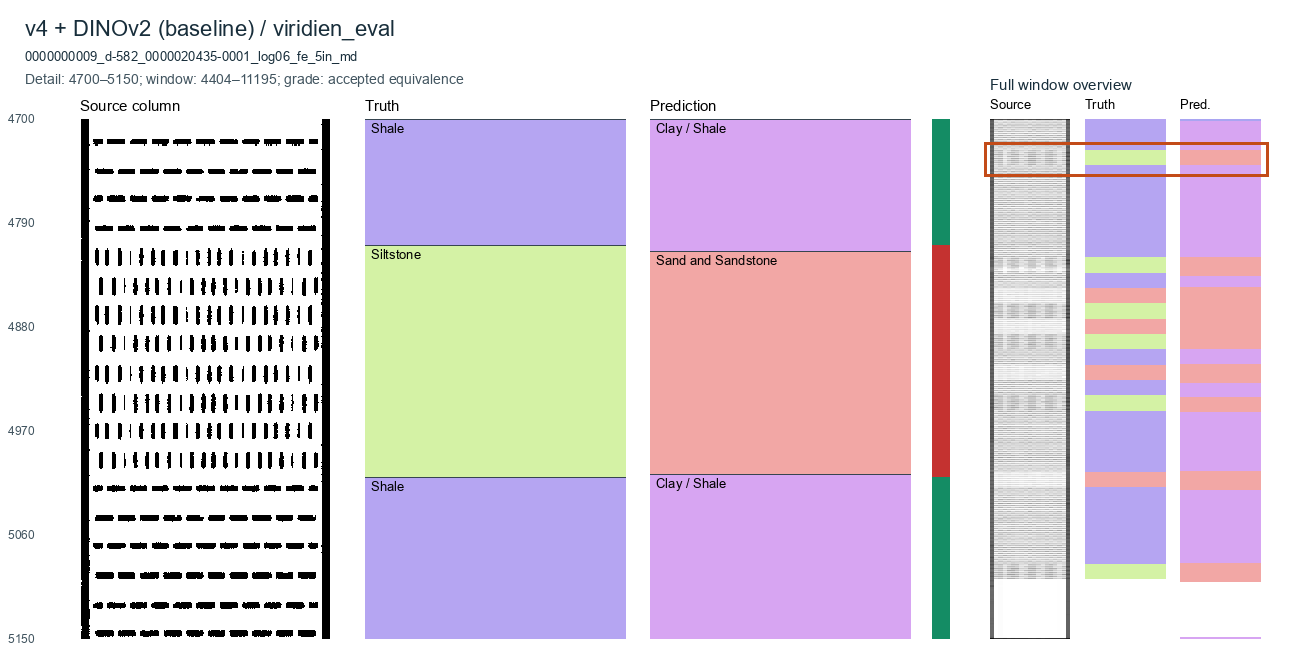
#> input picture workspace/viridien/bakeoff/report/scoreboard_1108/images/log06_baseline_accepted_4700_5150.png, 1300 x 660 px
$ python -i inventory.py   (imports and definitions only)   (older library calls are emulated)
#> lines starting #> are read from the running program, lines starting #| are printed output that depends on the picture; after the words box and inside, x2 and y2 are one past the last pixel; in counts of white or black regions, pixels touching at a corner belong together
#> further down, picture is the input picture: PIL image 1300x660 RGB; mean R, G, B 222.7, 210.6, 221.9
"""Read image data only. Run with python -I and explicit root paths."""
import argparse
import csv
import json
import os
from collections import Counter, defaultdict
from pathlib import Path

os.environ['OMP_NUM_THREADS'] = '3'
import cv2
import numpy as np
from PIL import Image, ImageDraw, ImageOps

Image.MAX_IMAGE_PIXELS = None
# [1 line not run here, left out]


def features(im):
    im = im.convert('RGB')
    im.thumbnail((400, 700))
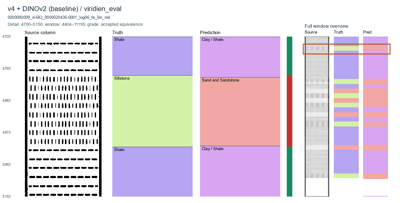
#> im: PIL image 400x203 RGB; mean R, G, B 222.4, 210.3, 221.6
    a = np.asarray(im)
    g = cv2.cvtColor(a, cv2.COLOR_RGB2GRAY)
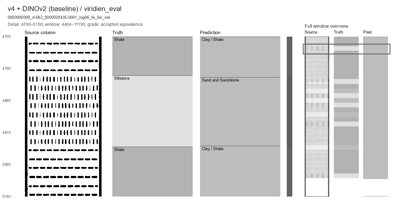
#> g: shape (203, 400); min 0, max 255, mean 215.2
    hsv = cv2.cvtColor(a, cv2.COLOR_RGB2HSV)
#> hsv: shape (203, 400, 3); mean H, S, V 39.8, 35.3, 235.7
    ink = (g < 190).astype(np.uint8)
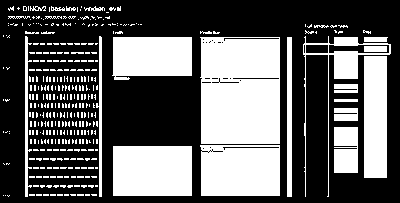
#> ink: shape (203, 400); values 0 (black) and 1 (white), 37.6% white; 367 white regions (341 under 20 px), largest, box (x1, y1, x2, y2) and area: (200, 37, 280, 144) 8283, (113, 146, 192, 196) 3950, (200, 145, 280, 196) 3948
    vert = cv2.morphologyEx(ink, cv2.MORPH_OPEN, np.ones((max(12, len(g)//8), 1), np.uint8))
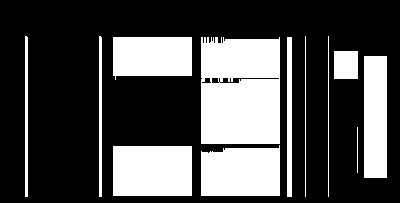
#> vert: shape (203, 400); values 0 (black) and 1 (white), 30.1% white; 12 white regions, largest, box (x1, y1, x2, y2) and area: (201, 37, 280, 144) 8110, (113, 146, 192, 196) 3950, (201, 145, 280, 196) 3707
    hor = cv2.morphologyEx(ink, cv2.MORPH_OPEN, np.ones((1, max(12, g.shape[1]//8)), np.uint8))
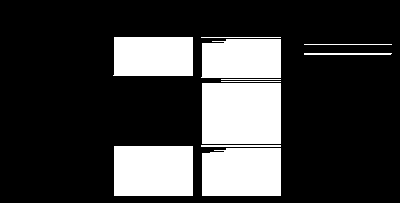
#> hor: shape (203, 400); values 0 (black) and 1 (white), 23.6% white; 11 white regions, largest, box (x1, y1, x2, y2) and area: (202, 83, 281, 144) 4819, (114, 146, 193, 196) 3950, (202, 148, 281, 196) 3702
    bins = cv2.resize(g, (32, 32), interpolation=cv2.INTER_AREA).astype(np.float32)
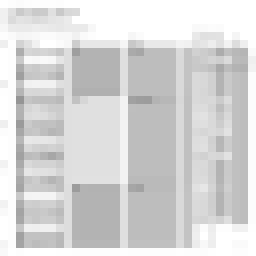
#> bins: shape (32, 32) float32 (shown 8 times larger); min 149, max 255, mean 215.2
    dct = cv2.dct(bins)[:8, :8]
    bits = dct > np.median(dct.flatten()[1:])
    return dict(ink=float(ink.mean()), colour=float((hsv[:,:,1] > 50).mean()),
                saturation=float(hsv[:,:,1].mean()/255), binary=float(((g<20)|(g>235)).mean()),
                vertical=float(vert.mean()), horizontal=float(hor.mean()),
                hatch=float(np.mean(cv2.Canny(g,80,160)>0)),
                sharpness=float(cv2.Laplacian(g,cv2.CV_32F).var()),
                phash=f'{sum(int(v)<<i for i,v in enumerate(bits.flat)):016x}')


# [79 lines left out: functions sheets, main, not called in this run]


# [1 line not run here, left out]

>>> from PIL import Image
>>> picture = Image.open('../../../report/scoreboard_1108/images/log06_baseline_accepted_4700_5150.png')
>>> result = features(picture)
#> result = 9 items

$ run again, on workspace/viridien/bakeoff/report/scoreboard_1108/images/s19_combine_1.png
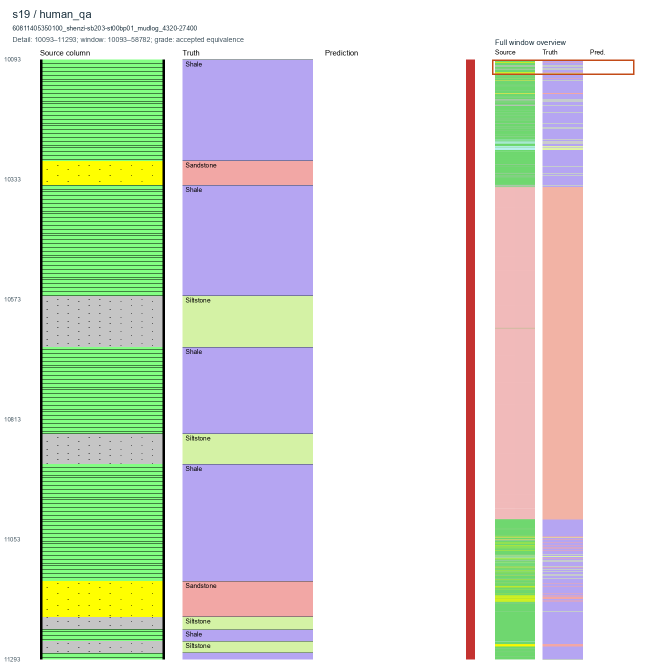
#> input picture workspace/viridien/bakeoff/report/scoreboard_1108/images/s19_combine_1.png, 1300 x 1340 px (shown at 1/2 size)
#> picture is the input picture: PIL image 1300x1340 RGB; mean R, G, B 215.8, 222.5, 211.4
#> hsv: shape (412, 400, 3); mean H, S, V 33.1, 45.6, 240.5
#> in features, `ink = (g < 190).astype(np.uint8)`:
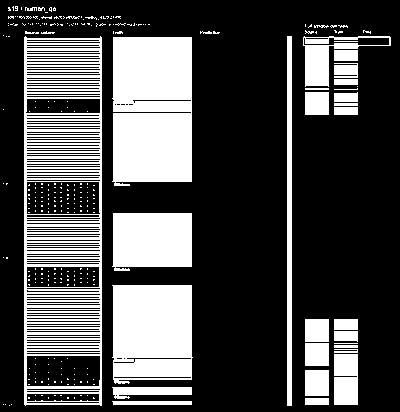
#> ink: shape (412, 400); values 0 (black) and 1 (white), 29.3% white; 304 white regions (270 under 20 px), largest, box (x1, y1, x2, y2) and area: (24, 36, 102, 406) 14291, (112, 37, 192, 186) 11344, (112, 285, 193, 384) 7380
#> vert: shape (412, 400); values 0 (black) and 1 (white), 14.8% white; 7 white regions, largest, box (x1, y1, x2, y2) and area: (113, 37, 192, 186) 10561, (113, 285, 192, 380) 5817, (113, 213, 192, 271) 4270
#> hor: shape (412, 400); values 0 (black) and 1 (white), 22.5% white; 111 white regions, largest, box (x1, y1, x2, y2) and area: (113, 285, 194, 358) 5770, (113, 113, 193, 182) 5452, (113, 37, 193, 100) 4978
#> in features, `bins = cv2.resize(g, (32, 32), interpolation=cv2.INTER_AREA).astype(np..`:
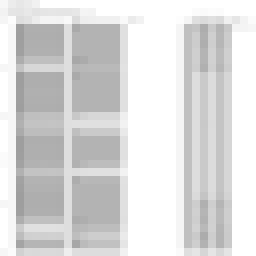
#> bins: shape (32, 32) float32 (shown 8 times larger); min 158, max 255, mean 219
#> result = 9 items

$ run again, on workspace/viridien/bakeoff/report/scoreboard_1108/images/s19_combine_2.png
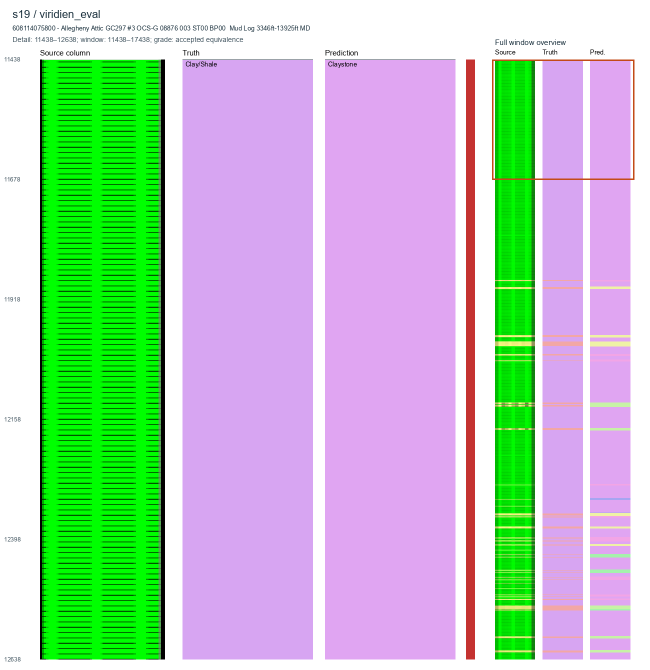
#> input picture workspace/viridien/bakeoff/report/scoreboard_1108/images/s19_combine_2.png, 1300 x 1340 px (shown at 1/2 size)
#> picture is the input picture: PIL image 1300x1340 RGB; mean R, G, B 180.1, 201.1, 187.6
#> hsv: shape (412, 400, 3); mean H, S, V 82.9, 96.1, 238.5
#> in features, `ink = (g < 190).astype(np.uint8)`:
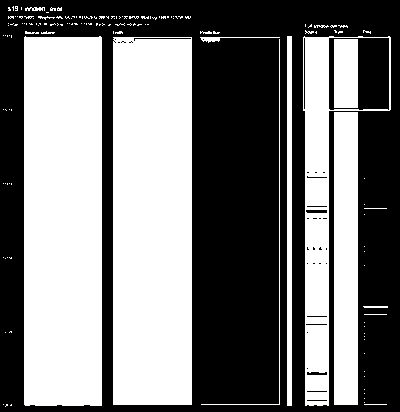
#> ink: shape (412, 400); values 0 (black) and 1 (white), 47.8% white; 148 white regions (130 under 20 px), largest, box (x1, y1, x2, y2) and area: (113, 37, 192, 405) 28997, (24, 36, 102, 406) 28768, (303, 36, 391, 406) 8976
#> vert: shape (412, 400); values 0 (black) and 1 (white), 45.3% white; 9 white regions, largest, box (x1, y1, x2, y2) and area: (113, 37, 192, 405) 28878, (24, 36, 102, 406) 28768, (334, 112, 358, 405) 7032
#> hor: shape (412, 400); values 0 (black) and 1 (white), 35.2% white; 7 white regions, largest, box (x1, y1, x2, y2) and area: (114, 39, 193, 405) 28831, (25, 37, 103, 405) 28704, (304, 37, 392, 38) 88
#> in features, `bins = cv2.resize(g, (32, 32), interpolation=cv2.INTER_AREA).astype(np..`:
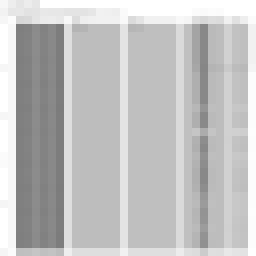
#> bins: shape (32, 32) float32 (shown 8 times larger); min 124, max 255, mean 193
#> result = 9 items

$ run again, on workspace/viridien/bakeoff/report/scoreboard_1108/images/s19_combine_3.png
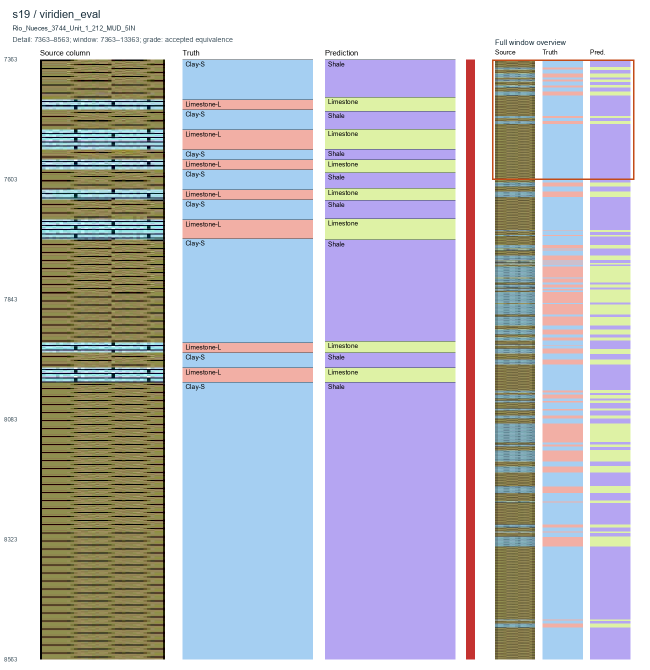
#> input picture workspace/viridien/bakeoff/report/scoreboard_1108/images/s19_combine_3.png, 1300 x 1340 px (shown at 1/2 size)
#> picture is the input picture: PIL image 1300x1340 RGB; mean R, G, B 189.9, 191, 199.5
#> hsv: shape (412, 400, 3); mean H, S, V 57.7, 63.6, 218.2
#> in features, `ink = (g < 190).astype(np.uint8)`:
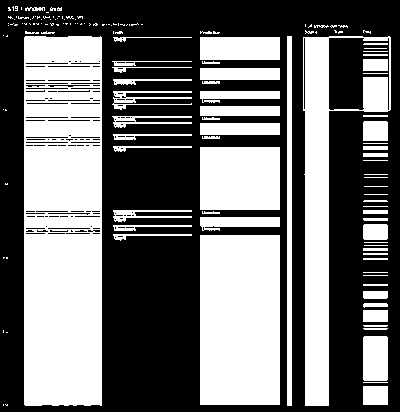
#> ink: shape (412, 400); values 0 (black) and 1 (white), 43.9% white; 152 white regions (83 under 20 px), largest, box (x1, y1, x2, y2) and area: (24, 36, 102, 406) 27320, (200, 235, 280, 405) 13600, (303, 36, 391, 406) 10185
#> vert: shape (412, 400); values 0 (black) and 1 (white), 29.5% white; 7 white regions, largest, box (x1, y1, x2, y2) and area: (24, 36, 102, 406) 19053, (200, 235, 280, 405) 13600, (305, 37, 329, 406) 8856
#> hor: shape (412, 400); values 0 (black) and 1 (white), 32.3% white; 51 white regions, largest, box (x1, y1, x2, y2) and area: (201, 235, 281, 405) 13600, (25, 234, 103, 405) 13338, (25, 146, 103, 211) 5070
#> in features, `bins = cv2.resize(g, (32, 32), interpolation=cv2.INTER_AREA).astype(np..`:
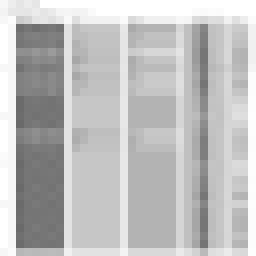
#> bins: shape (32, 32) float32 (shown 8 times larger); min 106, max 255, mean 191.5
#> result = 9 items
